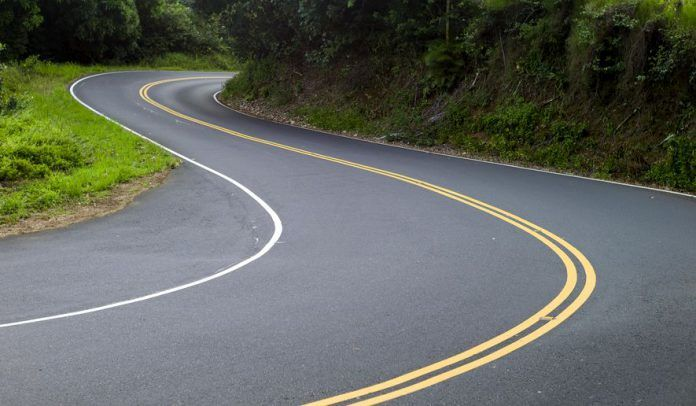
#> input picture RoadDetection_cv/pp.jpg, 696 x 406 px
$ jupyter execute RoadDetection.ipynb
#> lines starting #> are read from the running program, lines starting #| are printed output that depends on the picture
[cell 1]
# creat by @owner2plusai

[cell 2]
import cv2 as cv
import numpy as np
from matplotlib import pyplot as plt

[cell 3]
image = cv.imread("pp.jpg", 0)
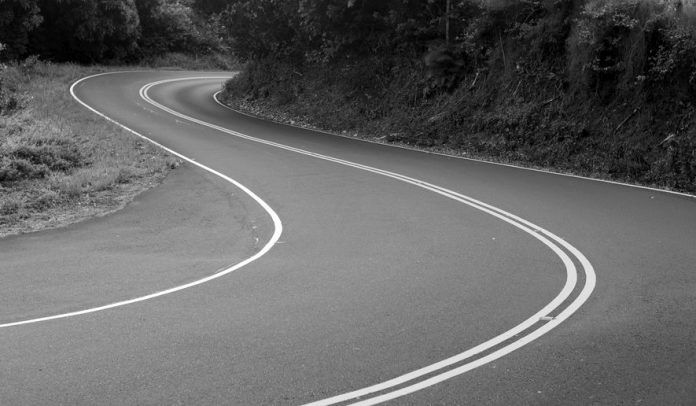
#> image: shape (406, 696); min 0, max 255, mean 99.9

[cell 4]
# remove noise from picture
image_gaussin = cv.GaussianBlur(image ,(3,3) ,0)

laplacian = cv.Laplacian(image,cv.CV_64F)
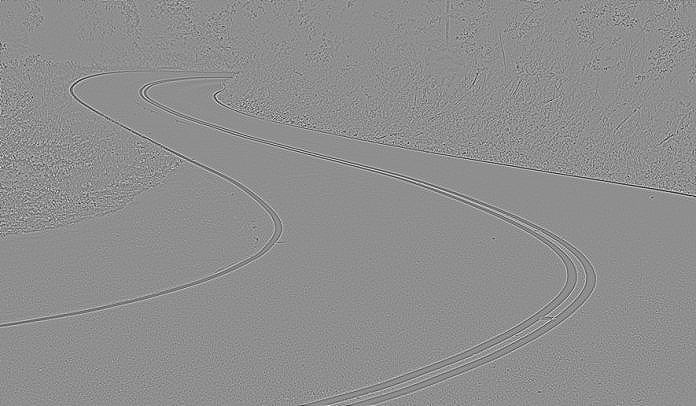
#> laplacian: shape (406, 696) float64; min -267, max 210, mean 0; drawn with min black and max white

#orginalPic
plt.subplot(2,2,1) ,plt.imshow(image ,cmap="gray")
plt.title("originalPic") ,plt.xticks([]), plt.yticks([])
#laplacianPic
plt.subplot(2,2,2) ,plt.imshow(laplacian ,cmap="gray")
plt.title("laplacianPic") ,plt.xticks([]), plt.yticks([])
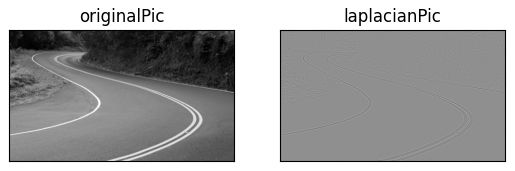
#> figure drawn by matplotlib, 2 panels

[cell 5]
# creat a custom kernel without Deeplearning , python trick

sobel_x = np.array([[-1,0,1],
                    [-2,0,2],
                    [-1,0,1]])

# sobel_y
sobel_y = np.array([[-1,2,1],
                    [0,0,0],
                    [-1,-2,1]])

[cell 6]
filtered_image_y = cv.filter2D(image ,-1 ,sobel_y)
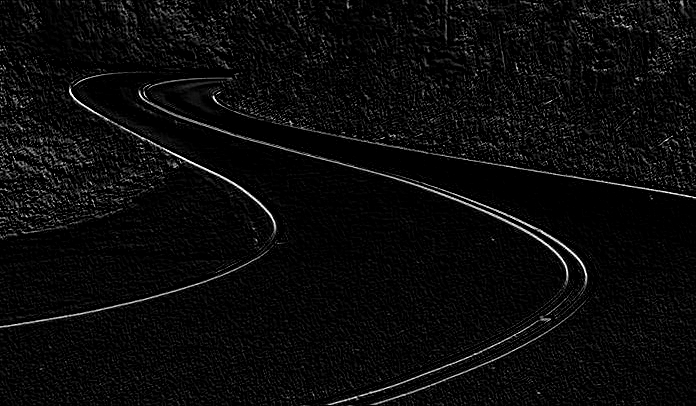
#> filtered_image_y: shape (406, 696); min 0, max 255, mean 10.9
filtered_image_x = cv.filter2D(image ,-1 ,sobel_x)
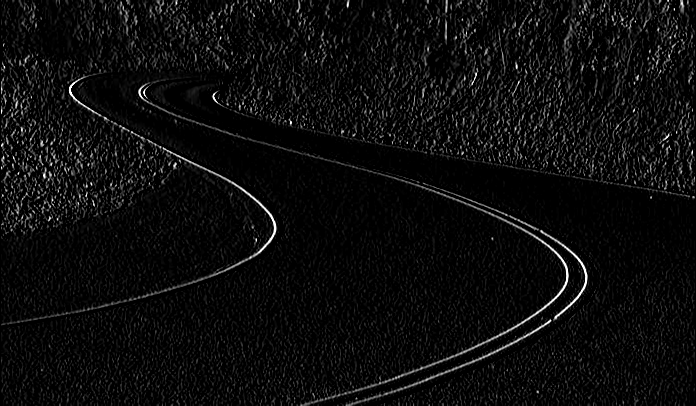
#> filtered_image_x: shape (406, 696); min 0, max 255, mean 12.5


#plot
plt.subplot(2,2,1) ,plt.imshow(image )
plt.title("originalPic") ,plt.xticks([]), plt.yticks([])
plt.subplot(2,2,2) ,plt.imshow(laplacian ,cmap="gray")
plt.title("laplacian") ,plt.xticks([]), plt.yticks([])
plt.subplot(2,2,3) ,plt.imshow(filtered_image_x ,cmap="gray")
plt.title("filtered_image_x") ,plt.xticks([]), plt.yticks([])
plt.subplot(2,2,4) ,plt.imshow(filtered_image_y ,cmap="gray")
plt.title("filtered_image_y") ,plt.xticks([]), plt.yticks([])
plt.show()
